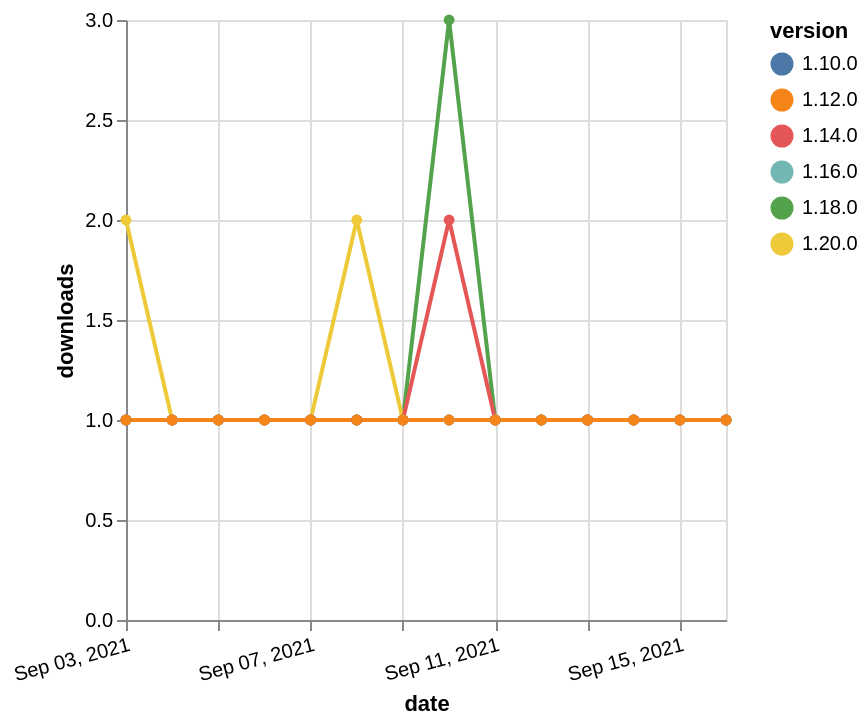

Express this chart as Vega-Lite.
### Vega-Lite specification from a JSON file in a GitHub repository (floating-point values rounded to 4 significant figures)
{"$schema": "https://vega.github.io/schema/vega-lite/v5.json", "description": "A simple bar chart with embedded data.", "data": {"values": [{"date": "2021-09-03", "total": 161, "delta": 1, "version": "1.18.0"}, {"date": "2021-09-04", "total": 162, "delta": 1, "version": "1.18.0"}, {"date": "2021-09-05", "total": 163, "delta": 1, "version": "1.18.0"}, {"date": "2021-09-06", "total": 164, "delta": 1, "version": "1.18.0"}, {"date": "2021-09-07", "total": 165, "delta": 1, "version": "1.18.0"}, {"date": "2021-09-08", "total": 166, "delta": 1, "version": "1.18.0"}, {"date": "2021-09-09", "total": 167, "delta": 1, "version": "1.18.0"}, {"date": "2021-09-10", "total": 170, "delta": 3, "version": "1.18.0"}, {"date": "2021-09-11", "total": 171, "delta": 1, "version": "1.18.0"}, {"date": "2021-09-12", "total": 172, "delta": 1, "version": "1.18.0"}, {"date": "2021-09-13", "total": 173, "delta": 1, "version": "1.18.0"}, {"date": "2021-09-14", "total": 174, "delta": 1, "version": "1.18.0"}, {"date": "2021-09-15", "total": 175, "delta": 1, "version": "1.18.0"}, {"date": "2021-09-16", "total": 176, "delta": 1, "version": "1.18.0"}, {"date": "2021-09-03", "total": 218, "delta": 1, "version": "1.10.0"}, {"date": "2021-09-04", "total": 219, "delta": 1, "version": "1.10.0"}, {"date": "2021-09-05", "total": 220, "delta": 1, "version": "1.10.0"}, {"date": "2021-09-06", "total": 221, "delta": 1, "version": "1.10.0"}, {"date": "2021-09-07", "total": 222, "delta": 1, "version": "1.10.0"}, {"date": "2021-09-08", "total": 223, "delta": 1, "version": "1.10.0"}, {"date": "2021-09-09", "total": 224, "delta": 1, "version": "1.10.0"}, {"date": "2021-09-10", "total": 225, "delta": 1, "version": "1.10.0"}, {"date": "2021-09-11", "total": 226, "delta": 1, "version": "1.10.0"}, {"date": "2021-09-12", "total": 227, "delta": 1, "version": "1.10.0"}, {"date": "2021-09-13", "total": 228, "delta": 1, "version": "1.10.0"}, {"date": "2021-09-14", "total": 229, "delta": 1, "version": "1.10.0"}, {"date": "2021-09-15", "total": 230, "delta": 1, "version": "1.10.0"}, {"date": "2021-09-16", "total": 231, "delta": 1, "version": "1.10.0"}, {"date": "2021-09-03", "total": 110, "delta": 2, "version": "1.20.0"}, {"date": "2021-09-04", "total": 111, "delta": 1, "version": "1.20.0"}, {"date": "2021-09-05", "total": 112, "delta": 1, "version": "1.20.0"}, {"date": "2021-09-06", "total": 113, "delta": 1, "version": "1.20.0"}, {"date": "2021-09-07", "total": 114, "delta": 1, "version": "1.20.0"}, {"date": "2021-09-08", "total": 116, "delta": 2, "version": "1.20.0"}, {"date": "2021-09-09", "total": 117, "delta": 1, "version": "1.20.0"}, {"date": "2021-09-10", "total": 118, "delta": 1, "version": "1.20.0"}, {"date": "2021-09-11", "total": 119, "delta": 1, "version": "1.20.0"}, {"date": "2021-09-12", "total": 120, "delta": 1, "version": "1.20.0"}, {"date": "2021-09-13", "total": 121, "delta": 1, "version": "1.20.0"}, {"date": "2021-09-14", "total": 122, "delta": 1, "version": "1.20.0"}, {"date": "2021-09-15", "total": 123, "delta": 1, "version": "1.20.0"}, {"date": "2021-09-16", "total": 124, "delta": 1, "version": "1.20.0"}, {"date": "2021-09-03", "total": 145, "delta": 1, "version": "1.16.0"}, {"date": "2021-09-04", "total": 146, "delta": 1, "version": "1.16.0"}, {"date": "2021-09-05", "total": 147, "delta": 1, "version": "1.16.0"}, {"date": "2021-09-06", "total": 148, "delta": 1, "version": "1.16.0"}, {"date": "2021-09-07", "total": 149, "delta": 1, "version": "1.16.0"}, {"date": "2021-09-08", "total": 150, "delta": 1, "version": "1.16.0"}, {"date": "2021-09-09", "total": 151, "delta": 1, "version": "1.16.0"}, {"date": "2021-09-10", "total": 152, "delta": 1, "version": "1.16.0"}, {"date": "2021-09-11", "total": 153, "delta": 1, "version": "1.16.0"}, {"date": "2021-09-12", "total": 154, "delta": 1, "version": "1.16.0"}, {"date": "2021-09-13", "total": 155, "delta": 1, "version": "1.16.0"}, {"date": "2021-09-14", "total": 156, "delta": 1, "version": "1.16.0"}, {"date": "2021-09-15", "total": 157, "delta": 1, "version": "1.16.0"}, {"date": "2021-09-16", "total": 158, "delta": 1, "version": "1.16.0"}, {"date": "2021-09-03", "total": 170, "delta": 1, "version": "1.14.0"}, {"date": "2021-09-04", "total": 171, "delta": 1, "version": "1.14.0"}, {"date": "2021-09-05", "total": 172, "delta": 1, "version": "1.14.0"}, {"date": "2021-09-06", "total": 173, "delta": 1, "version": "1.14.0"}, {"date": "2021-09-07", "total": 174, "delta": 1, "version": "1.14.0"}, {"date": "2021-09-08", "total": 175, "delta": 1, "version": "1.14.0"}, {"date": "2021-09-09", "total": 176, "delta": 1, "version": "1.14.0"}, {"date": "2021-09-10", "total": 178, "delta": 2, "version": "1.14.0"}, {"date": "2021-09-11", "total": 179, "delta": 1, "version": "1.14.0"}, {"date": "2021-09-12", "total": 180, "delta": 1, "version": "1.14.0"}, {"date": "2021-09-13", "total": 181, "delta": 1, "version": "1.14.0"}, {"date": "2021-09-14", "total": 182, "delta": 1, "version": "1.14.0"}, {"date": "2021-09-15", "total": 183, "delta": 1, "version": "1.14.0"}, {"date": "2021-09-16", "total": 184, "delta": 1, "version": "1.14.0"}, {"date": "2021-09-03", "total": 184, "delta": 1, "version": "1.12.0"}, {"date": "2021-09-04", "total": 185, "delta": 1, "version": "1.12.0"}, {"date": "2021-09-05", "total": 186, "delta": 1, "version": "1.12.0"}, {"date": "2021-09-06", "total": 187, "delta": 1, "version": "1.12.0"}, {"date": "2021-09-07", "total": 188, "delta": 1, "version": "1.12.0"}, {"date": "2021-09-08", "total": 189, "delta": 1, "version": "1.12.0"}, {"date": "2021-09-09", "total": 190, "delta": 1, "version": "1.12.0"}, {"date": "2021-09-10", "total": 191, "delta": 1, "version": "1.12.0"}, {"date": "2021-09-11", "total": 192, "delta": 1, "version": "1.12.0"}, {"date": "2021-09-12", "total": 193, "delta": 1, "version": "1.12.0"}, {"date": "2021-09-13", "total": 194, "delta": 1, "version": "1.12.0"}, {"date": "2021-09-14", "total": 195, "delta": 1, "version": "1.12.0"}, {"date": "2021-09-15", "total": 196, "delta": 1, "version": "1.12.0"}, {"date": "2021-09-16", "total": 197, "delta": 1, "version": "1.12.0"}]}, "width": "container", "mark": {"type": "line", "point": {"filled": true}}, "encoding": {"x": {"field": "date", "type": "temporal", "timeUnit": "yearmonthdate", "title": "date", "axis": {"labelAngle": -15}}, "y": {"field": "delta", "type": "quantitative", "title": "downloads"}, "color": {"field": "version", "type": "nominal"}, "tooltip": {"field": "delta"}}}
